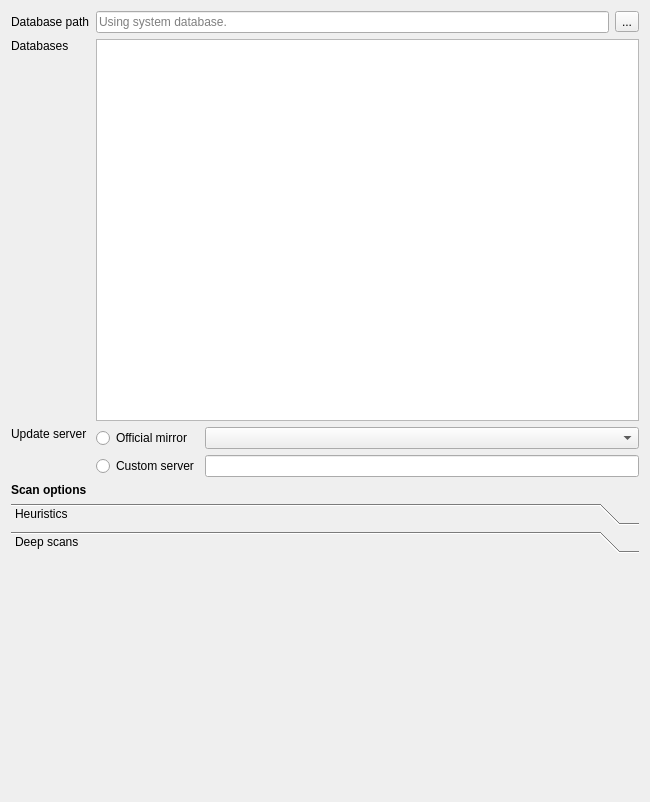
<?xml version="1.0" encoding="UTF-8"?>
<ui version="4.0">
 <class>SettingsWidget</class>
 <widget class="QWidget" name="SettingsWidget">
  <property name="geometry">
   <rect>
    <x>0</x>
    <y>0</y>
    <width>650</width>
    <height>802</height>
   </rect>
  </property>
  <property name="windowTitle">
   <string>Form</string>
  </property>
  <layout class="QVBoxLayout" name="verticalLayout" stretch="1,0,0,0">
   <item>
    <layout class="QGridLayout" name="mainLayout" rowstretch="0,0,0">
     <item row="0" column="0">
      <widget class="QLabel" name="databasePathLabel">
       <property name="text">
        <string>Database path</string>
       </property>
      </widget>
     </item>
     <item row="0" column="1">
      <layout class="QHBoxLayout" name="databasePathLayout">
       <item>
        <widget class="QLineEdit" name="databasePath">
         <property name="placeholderText">
          <string>Using system database.</string>
         </property>
        </widget>
       </item>
       <item>
        <widget class="QToolButton" name="chooseDatabasePathButton">
         <property name="text">
          <string>...</string>
         </property>
         <property name="icon">
          <iconset theme="folder">
           <normaloff>.</normaloff>.</iconset>
         </property>
        </widget>
       </item>
      </layout>
     </item>
     <item row="1" column="0">
      <widget class="QLabel" name="databasesLabel">
       <property name="text">
        <string>Databases</string>
       </property>
       <property name="alignment">
        <set>Qt::AlignLeading|Qt::AlignLeft|Qt::AlignTop</set>
       </property>
      </widget>
     </item>
     <item row="1" column="1">
      <widget class="QListWidget" name="databases">
       <property name="selectionMode">
        <enum>QAbstractItemView::NoSelection</enum>
       </property>
       <property name="modelColumn">
        <number>0</number>
       </property>
       <property name="uniformItemSizes">
        <bool>true</bool>
       </property>
      </widget>
     </item>
     <item row="2" column="0">
      <widget class="QLabel" name="updateServerLabel">
       <property name="text">
        <string>Update server</string>
       </property>
       <property name="alignment">
        <set>Qt::AlignLeading|Qt::AlignLeft|Qt::AlignTop</set>
       </property>
      </widget>
     </item>
     <item row="2" column="1">
      <layout class="QGridLayout" name="updateServerLayout">
       <item row="0" column="0">
        <widget class="QRadioButton" name="officialMirrorButton">
         <property name="text">
          <string>Official mirror</string>
         </property>
         <attribute name="buttonGroup">
          <string notr="true">updateServerType</string>
         </attribute>
        </widget>
       </item>
       <item row="0" column="1">
        <widget class="QComboBox" name="mirrorCombo"/>
       </item>
       <item row="1" column="0">
        <widget class="QRadioButton" name="customServerButton">
         <property name="text">
          <string>Custom server</string>
         </property>
         <attribute name="buttonGroup">
          <string notr="true">updateServerType</string>
         </attribute>
        </widget>
       </item>
       <item row="1" column="1">
        <widget class="QLineEdit" name="customServer"/>
       </item>
      </layout>
     </item>
    </layout>
   </item>
   <item>
    <widget class="QLabel" name="label">
     <property name="font">
      <font>
       <weight>75</weight>
       <bold>true</bold>
      </font>
     </property>
     <property name="text">
      <string>Scan options</string>
     </property>
    </widget>
   </item>
   <item>
    <widget class="QToolBox" name="toolBox">
     <property name="currentIndex">
      <number>1</number>
     </property>
     <widget class="QWidget" name="heuristics">
      <property name="geometry">
       <rect>
        <x>0</x>
        <y>0</y>
        <width>854</width>
        <height>424</height>
       </rect>
      </property>
      <attribute name="label">
       <string>Heuristics</string>
      </attribute>
      <layout class="QVBoxLayout" name="verticalLayout_2">
       <item>
        <widget class="QCheckBox" name="sslMismatch">
         <property name="text">
          <string>SSL mismatch</string>
         </property>
        </widget>
       </item>
       <item>
        <widget class="QCheckBox" name="partitionTableSize">
         <property name="text">
          <string>Alert when a partition table appears to have an incorrect size</string>
         </property>
        </widget>
       </item>
       <item>
        <widget class="QCheckBox" name="brokenFiles">
         <property name="text">
          <string>Identify broken executable files</string>
         </property>
        </widget>
       </item>
       <item>
        <widget class="QCheckBox" name="socialSecurityNumbers">
         <property name="text">
          <string>Alert when file content appears to contain social security number(s)</string>
         </property>
        </widget>
       </item>
       <item>
        <widget class="QCheckBox" name="creditCardNumbers">
         <property name="text">
          <string>Alert when file content appears to contain credit card number(s)</string>
         </property>
        </widget>
       </item>
       <item>
        <widget class="QCheckBox" name="personalData">
         <property name="text">
          <string>Alert when potentially sensitive information (e.g. personal details)  is identified.</string>
         </property>
        </widget>
       </item>
       <item>
        <widget class="QCheckBox" name="docPassword">
         <property name="text">
          <string>Alert when an office document cannot be scanned because it is password protected</string>
         </property>
        </widget>
       </item>
       <item>
        <widget class="QCheckBox" name="archivePassword">
         <property name="text">
          <string>Alert when an archive (.zip file, etc.) cannot be scanned because it is password protected</string>
         </property>
        </widget>
       </item>
       <item>
        <widget class="QCheckBox" name="exceedsMax">
         <property name="text">
          <string>Alert when scanned object is too large</string>
         </property>
        </widget>
       </item>
       <item>
        <widget class="QCheckBox" name="macros">
         <property name="text">
          <string>Alert if Office (and other) files contain macros</string>
         </property>
        </widget>
       </item>
       <item>
        <widget class="QCheckBox" name="cloakedUrls">
         <property name="text">
          <string>Identify obfuscated URLs in emails</string>
         </property>
        </widget>
       </item>
      </layout>
     </widget>
     <widget class="QWidget" name="deepScan">
      <property name="geometry">
       <rect>
        <x>0</x>
        <y>0</y>
        <width>638</width>
        <height>83</height>
       </rect>
      </property>
      <attribute name="label">
       <string>Deep scans</string>
      </attribute>
     </widget>
    </widget>
   </item>
   <item>
    <spacer name="verticalSpacer">
     <property name="orientation">
      <enum>Qt::Vertical</enum>
     </property>
     <property name="sizeHint" stdset="0">
      <size>
       <width>20</width>
       <height>164</height>
      </size>
     </property>
    </spacer>
   </item>
  </layout>
 </widget>
 <resources/>
 <connections/>
 <buttongroups>
  <buttongroup name="updateServerType"/>
 </buttongroups>
</ui>
